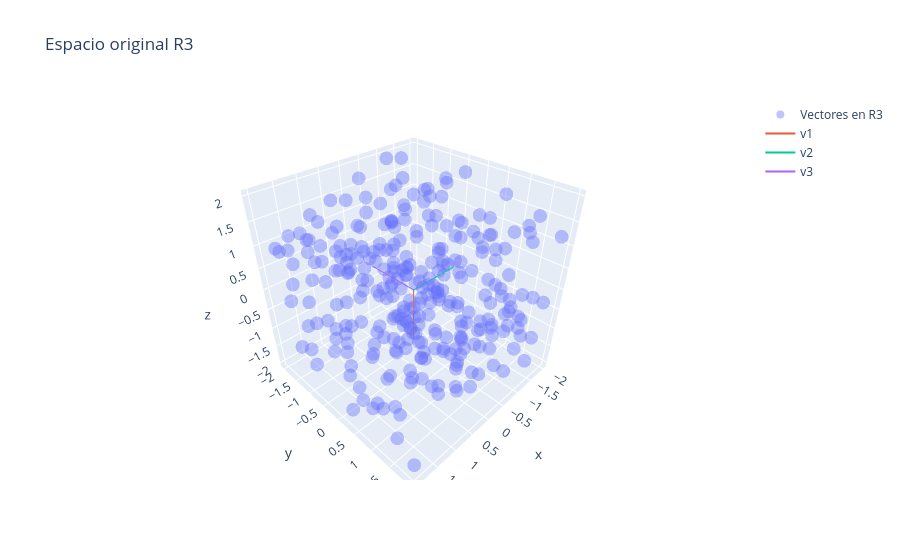

The code cell stored with this chart in its notebook:
### Markdown cell above
# 6. Visualización del dominio $R^3$

### Code cell
fig = go.Figure()

fig.add_trace(go.Scatter3d(
    x=points3d[0],
    y=points3d[1],
    z=points3d[2],
    mode='markers',
    opacity=0.4,
    name='Vectores en R3'
))

fig.add_trace(go.Scatter3d(
    x=[0,v1[0]],
    y=[0,v1[1]],
    z=[0,v1[2]],
    mode='lines',
    name='v1'
))

fig.add_trace(go.Scatter3d(
    x=[0,v2[0]],
    y=[0,v2[1]],
    z=[0,v2[2]],
    mode='lines',
    name='v2'
))

fig.add_trace(go.Scatter3d(
    x=[0,v3[0]],
    y=[0,v3[1]],
    z=[0,v3[2]],
    mode='lines',
    name='v3'
))

fig.update_layout(title="Espacio original R3")

fig.show()
fig.write_html(r"C:\Users\marco\Downloads\espacio_original_R3.html")

### Figure 1 — Plotly figure (JSON) as saved in the notebook; plotly's stock layout.template omitted (floating-point values rounded to 4 significant figures; data arrays with more than 128 entries replaced by an {"elided": "..."} marker saying what was removed)
{"data": [{"mode": "markers", "name": "Vectores en R3", "opacity": 0.4, "type": "scatter3d", "x": {"elided": "300 float values"}, "y": {"elided": "300 float values"}, "z": {"elided": "300 float values"}}, {"mode": "lines", "name": "v1", "type": "scatter3d", "x": [0, 1], "y": [0, 1], "z": [0, 0]}, {"mode": "lines", "name": "v2", "type": "scatter3d", "x": [0, 0], "y": [0, 1], "z": [0, 1]}, {"mode": "lines", "name": "v3", "type": "scatter3d", "x": [0, 1], "y": [0, 0], "z": [0, 1]}], "layout": {"title": {"text": "Espacio original R3"}}}
